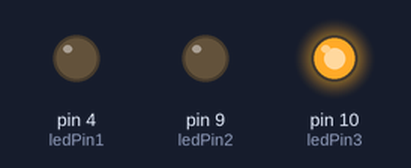
Simulated run of this sketch. Board: Arduino Uno, built with avr-gcc and run on an emulated ATmega328P. Parts: output pins drawn as LEDs (lit = HIGH).

Above: at 0.5 s.
At 1.5 s:
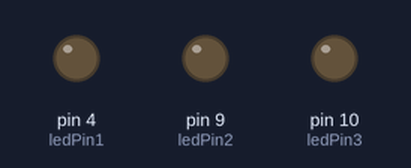
At 2.7 s:
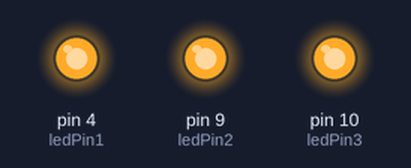
Timing chart, 0 to 5.8 s (numbered marks = the images above):
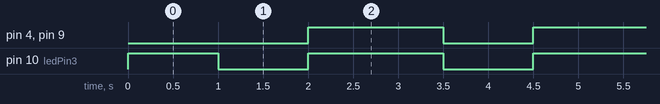

Measured:
- by itself, pin 4 (ledPin1), pin 9 (ledPin2): alternates HIGH for 1.5 s and LOW for 1.0 s
- by itself, pin 10 (ledPin3): repeats every 2.5 s: LOW 1.0 s, HIGH 1.5 s

The sketch:

problema_1_1_1_1_1_1jujhgvgty.ino
```cpp
/*nom : ramon mir
 *
 * data: 19 - 3 - 2021
 *
 * el que fara aquesta problema 1 es que primer sensendra el led 1
 *
 *
 * despres sensendran tots els led(led 1 led 2 led 3)
 *
 *
 * estaran ensesos 1 segon i s'apagaran en 0,5 segons.
 *
 *
 * y aixi tota la estona.
 *
 *
 */


const int    ledPin1=4;


const int    ledPin2 =9;


const int    ledPin3= 10;


void setup() {


pinMode ( ledPin1 , OUTPUT );


pinMode ( ledPin2 , OUTPUT );


pinMode ( ledPin3 , OUTPUT );


}


void loop() {


  digitalWrite ( ledPin3 ,HIGH );


  delay(1000);


    digitalWrite ( ledPin1 ,LOW );


  digitalWrite ( ledPin2 ,LOW );


  digitalWrite ( ledPin3 ,LOW );


  delay(1000);


  digitalWrite ( ledPin1 ,HIGH );


  digitalWrite ( ledPin2 ,HIGH );


 digitalWrite ( ledPin3 ,HIGH );


delay(500);


}
```
